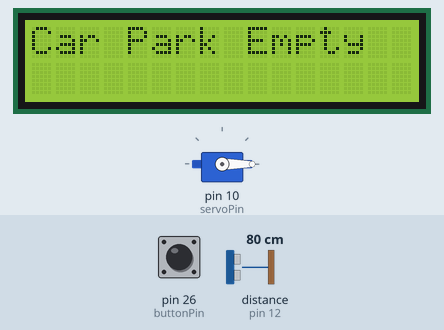
The program below on a simulated Arduino Mega 2560, built with avr-gcc and run on an emulated ATmega2560. Parts: 16×2 character LCD, servo. Wiring (inferred from the names in the program): ultrasonic range finder: trigger pin 11; echo pin 12. The test bench sets the inputs (shaded band); at power-on: distance to the obstacle (sensor on pin 12) 80 cm, pin 26 (buttonPin) HIGH. The echo pulse lasts 58.3 µs per cm.

Above: at 2.2 s.
2.3 s: distance to the obstacle (sensor on pin 12) set to 12 cm
4.6 s: distance to the obstacle (sensor on pin 12) set to 9 cm
At 6.0 s:
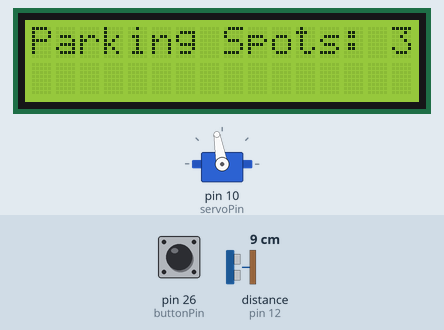
8.6 s: pin 26 (buttonPin) pulled LOW for 3.2 s
At 14.1 s:
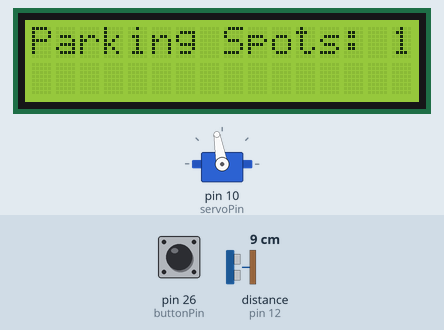
15.9 s: pin 26 (buttonPin) pulled LOW for 3.2 s
At 20.6 s:
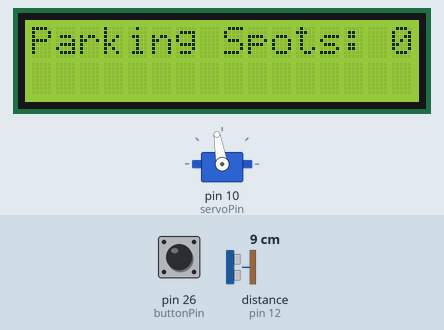
22.9 s: pin 26 (buttonPin) pulled LOW for 1.25 s
At 23.58 s:
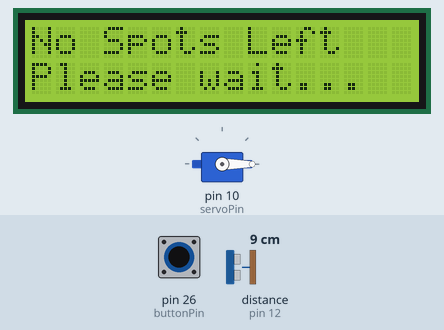
25.6 s: distance to the obstacle (sensor on pin 12) set to 18 cm
At 29.3 s:
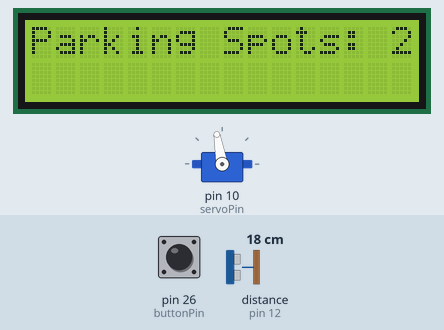
Timing chart, 0 to 30.7 s (numbered marks = the images above; inputs shaded):
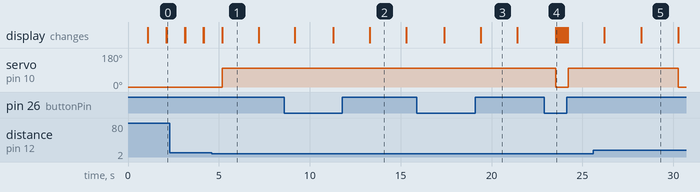

The program:

main.cpp
```cpp
#include <Arduino.h>
#include <LiquidCrystal.h>
#include <Servo.h>

// Define lcd object and assign LCD Pin Numbers
const int RS = 22, RW = 23, E = 24, D0 = 2, D1 = 3, D2 = 4, D3 = 5, D4 = 6, D5 = 7, D6 = 8, D7 = 9;
LiquidCrystal lcd(RS, RW, E, D0, D1, D2, D3, D4, D5, D6, D7);

// Define Servo object and assign vars
Servo servo;
int val;
const int servoPin = 10;

// ultrasonic vars
const int usTrig = 11;
const int usEcho = 12;
const float speedOfSound = 343.2611; // m/s
const float conversionFactor = .0001; // conversion factor for meters to cm and uSec to sec
int distance;
long duration;

// Button pin
const int buttonPin = 26;

// Parking spots
int spots = 3;

void setup() {
  // Pins
  pinMode(usTrig, OUTPUT);
  pinMode(usEcho, INPUT);
  pinMode(buttonPin, INPUT);
  // Serial
  Serial.begin(9600);
  // LCD
  lcd.begin(16, 2);
  lcd.print("Parking Spots: ");
  lcd.setCursor(15, 0);
  lcd.print(spots);
  // Servo
  servo.attach(servoPin);
  servo.write(0);
  delay(1000);
}

void loop() {
  // Ping ultrasonic sensor
  lcd.clear();
  lcd.print("Parking Spots: ");
  lcd.setCursor(15, 0);
  lcd.print(spots);
  digitalWrite(usTrig, 0);
  delayMicroseconds(2);
  digitalWrite(usTrig, 1);
  delayMicroseconds(10);
  digitalWrite(usTrig, 0);

  duration = pulseIn(usEcho, 1);
  distance = duration * (speedOfSound*conversionFactor)/2;

  if (spots > 0 && spots <= 3){
    if (distance > 0 && distance < 10){
    servo.write(100);
    lcd.setCursor(15, 0);
    lcd.print(spots--);
    delay(2000);
  } else {
    servo.write(0);
    delay(15);
  }
  } else {
      servo.write(0);
      lcd.clear();
      lcd.setCursor(0, 0);
      lcd.print("No Spots Left");
      lcd.setCursor(0, 1);
      lcd.print("Please wait...");
  }

  if(digitalRead(buttonPin) == 0){
    delay(100);
  } else {
      if(spots == 3){
        digitalWrite(buttonPin, 1);
        lcd.clear();
        lcd.setCursor(0, 0);
        lcd.print("Car Park Empty");
        delay(1000);
        digitalWrite(buttonPin, 0);
      } else {
        lcd.clear();
        lcd.setCursor(0, 0);
        lcd.print("Parking Spots: ");
        lcd.setCursor(15, 0);
        lcd.print(spots++);
        servo.write(100);
        delay(2000);
      }
  }

}
```

Measured:
- the behaviour switches between 11 and 10 cm on distance to the obstacle (sensor on pin 12) (found by bisection; images 0 and 1)
- after the input at 4.6 s, servo on pin 10 (servoPin): 0° → 100° after 0.58 s
- after the input at 22.9 s, servo on pin 10 (servoPin): 100° → 0° after 0.63 s, → 100° 0.67 s later
- after the input at 25.6 s, servo on pin 10 (servoPin): 100° → 0° after 4.7 s; the display: first differs from a run without the input after 2.6 s (image 5)
- what the display in image 1 shows lasts 2.0 s, from 5.2 s to 7.2 s
